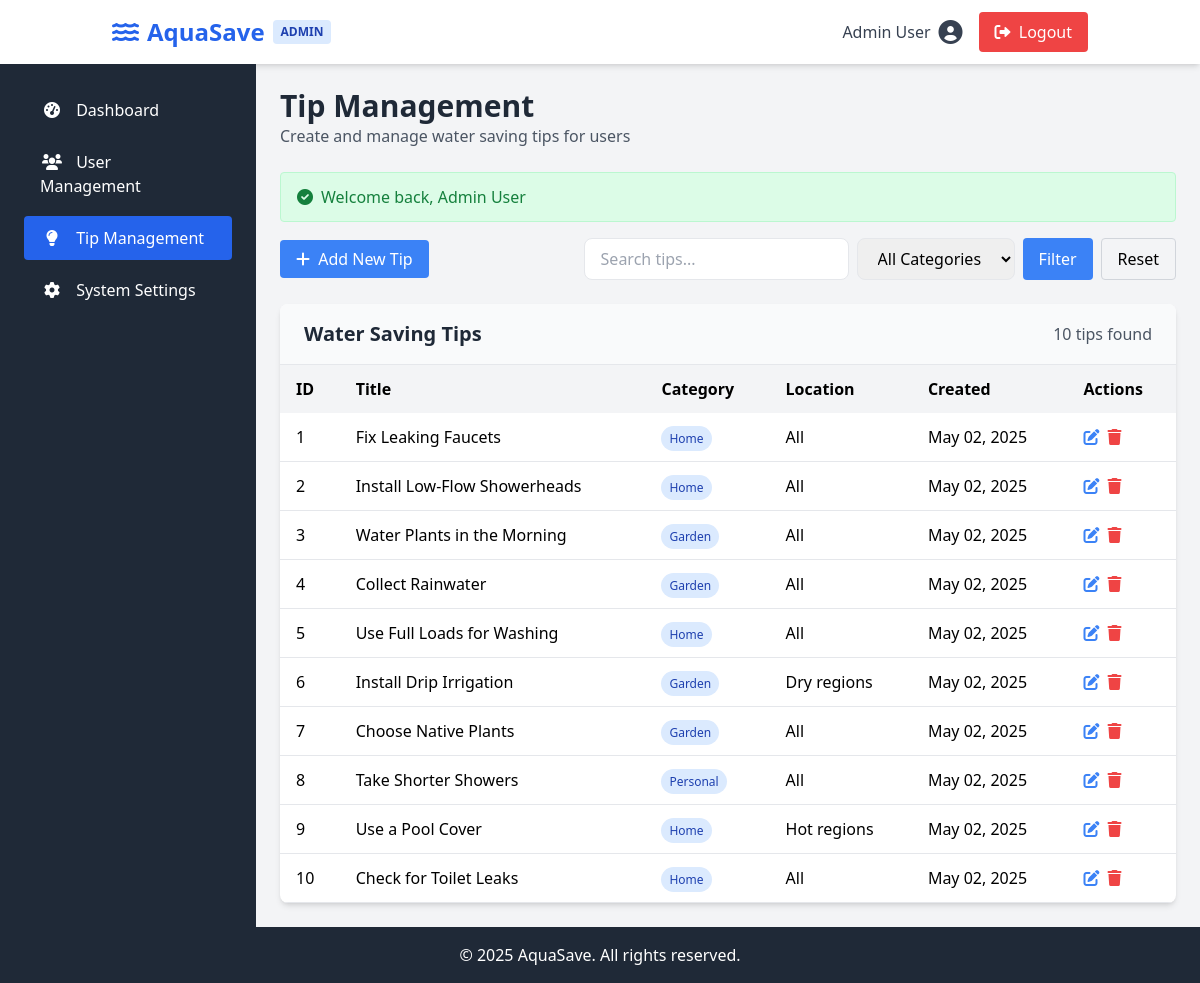
Page /admin/tips.php (signed in) on the committed database.
### tables this page shows
CREATE TABLE IF NOT EXISTS tips (
    id INT AUTO_INCREMENT PRIMARY KEY,
    title VARCHAR(100) NOT NULL,
    content TEXT NOT NULL,
    category VARCHAR(50) NOT NULL,
    location_relevance VARCHAR(100),  
    created_at TIMESTAMP DEFAULT CURRENT_TIMESTAMP
);

### admin/tips.php (the view, shortened to what this page needs)
<?php
require_once '../config.php';
$page_title = 'Tip Management';
$active_page = 'tips';
$title = $content = $category = $location_relevance = '';
$tip_to_edit = null;
$show_form = isset($_GET['action']) && ($_GET['action'] === 'add' || $_GET['action'] === 'edit');
$search = isset($_GET['search']) ? trim(sanitize_input($_GET['search'])) : '';
$conn = connect_db();
$query = "SELECT * FROM tips WHERE 1=1";
$query .= " ORDER BY created_at DESC";
$stmt = $conn->prepare($query);
$stmt->execute();
$tips_result = $stmt->get_result();
?>
<!DOCTYPE html>
<html lang="en">
<head>
    <script src="https://cdn.tailwindcss.com"></script>
    <link rel="stylesheet" href="https://cdnjs.cloudflare.com/ajax/libs/font-awesome/6.0.0/css/all.min.css">
</head>
<body class="bg-gray-100 font-sans min-h-screen flex flex-col">
    <header class="bg-white shadow-md">
        <nav class="container mx-auto px-6 py-3 flex justify-between items-center">
            <div class="flex items-center">
                <a href="../index.php" class="text-2xl font-bold text-blue-600"><i class="fas fa-water mr-2"></i>AquaSave</a>
                <span class="ml-2 px-2 py-1 bg-blue-100 text-blue-800 text-xs font-semibold rounded">ADMIN</span>
            </div>
            <div class="flex items-center space-x-4">
                <div class="relative group">
                    <button class="flex items-center text-gray-700 focus:outline-none">
                        <span class="mr-2"><?php echo $_SESSION['user_name']; ?></span>
                        <i class="fas fa-user-circle text-2xl"></i>
                    </button>
                </div>
                <a href="../auth/logout.php" class="px-4 py-2 bg-red-500 text-white rounded hover:bg-red-600">
                    <i class="fas fa-sign-out-alt mr-1"></i> Logout
                </a>
            </div>
        </nav>
    </header>
    <div class="flex flex-1">
        <aside class="w-64 bg-gray-800 text-white hidden md:block">
            <div class="p-6">
                <nav>
                    <ul class="space-y-2">
                        <li>
                            <a href="index.php" class="block py-2.5 px-4 rounded transition duration-200 <?php echo $active_page === 'dashboard' ? 'bg-blue-600' : 'hover:bg-gray-700'; ?>">
                                <i class="fas fa-tachometer-alt w-6 text-center"></i>
                                <span class="ml-2">Dashboard</span>
                            </a>
                        </li>
                        <li>
                            <a href="users.php" class="block py-2.5 px-4 rounded transition duration-200 <?php echo $active_page === 'users' ? 'bg-blue-600' : 'hover:bg-gray-700'; ?>">
                                <i class="fas fa-users w-6 text-center"></i>
                                <span class="ml-2">User Management</span>
                            </a>
                        </li>
                        <li>
                            <a href="tips.php" class="block py-2.5 px-4 rounded transition duration-200 <?php echo $active_page === 'tips' ? 'bg-blue-600' : 'hover:bg-gray-700'; ?>">
                                <i class="fas fa-lightbulb w-6 text-center"></i>
                                <span class="ml-2">Tip Management</span>
                            </a>
                        </li>
                        <li>
                            <a href="settings.php" class="block py-2.5 px-4 rounded transition duration-200 <?php echo $active_page === 'settings' ? 'bg-blue-600' : 'hover:bg-gray-700'; ?>">
                                <i class="fas fa-cog w-6 text-center"></i>
                                <span class="ml-2">System Settings</span>
                            </a>
                        </li>
                    </ul>
                </nav>
            </div>
        </aside>
        <main class="flex-1 p-6">
            <div class="mb-6">
                <h1 class="text-3xl font-bold text-gray-800"><?php echo $page_title; ?></h1>
                <p class="text-gray-600">Create and manage water saving tips for users</p>
            </div>
            <?php echo display_message(); ?>
            <?php if ($show_form): ?>
                <div class="bg-white p-6 rounded-lg shadow-md mb-6">
                    <h2 class="text-xl font-bold text-gray-800 mb-4">
                        <?php echo isset($tip_to_edit) ? 'Edit Tip' : 'Add New Tip'; ?>
                    </h2>
                    <form method="POST" action="tips.php">
                        <input type="hidden" name="action" value="<?php echo isset($tip_to_edit) ? 'update' : 'add'; ?>">
                        <?php if (isset($tip_to_edit)): ?>
                            <input type="hidden" name="tip_id" value="<?php echo $tip_to_edit['id']; ?>">
                        <?php endif; ?>
                        <div class="mb-4">
                            <label for="title" class="block text-gray-700 mb-2">Title *</label>
                            <input type="text" id="title" name="title" value="<?php echo $title; ?>" class="w-full px-4 py-2 border rounded-lg focus:outline-none focus:ring-2 focus:ring-blue-500" required>
                        </div>
                        <div class="mb-4">
                            <label for="content" class="block text-gray-700 mb-2">Content *</label>
                            <textarea id="content" name="content" rows="5" class="w-full px-4 py-2 border rounded-lg focus:outline-none focus:ring-2 focus:ring-blue-500" required><?php echo $content; ?></textarea>
                        </div>
                        <div class="grid grid-cols-1 md:grid-cols-2 gap-4 mb-6">
                            <div>
                                <label for="category" class="block text-gray-700 mb-2">Category *</label>
                                <select id="category" name="category" class="w-full px-4 py-2 border rounded-lg focus:outline-none focus:ring-2 focus:ring-blue-500" required>
                                    <option value="">Select Category</option>
                                    <option value="Home" <?php echo $category === 'Home' ? 'selected' : ''; ?>>Home</option>
                                    <option value="Garden" <?php echo $category === 'Garden' ? 'selected' : ''; ?>>Garden</option>
                                    <option value="Personal" <?php echo $category === 'Personal' ? 'selected' : ''; ?>>Personal</option>
                                </select>
                            </div>
                            <div>
                                <label for="location_relevance" class="block text-gray-700 mb-2">Location Relevance</label>
                                <input type="text" id="location_relevance" name="location_relevance" value="<?php echo $location_relevance; ?>" placeholder="e.g., 'All' or 'Dry regions, Hot regions'" class="w-full px-4 py-2 border rounded-lg focus:outline-none focus:ring-2 focus:ring-blue-500">
                                <p class="text-sm text-gray-500 mt-1">Enter 'All' for global tips or specific regions separated by commas</p>
                            </div>
                        </div>
                        <div class="flex items-center justify-between">
                            <a href="tips.php" class="px-4 py-2 border border-gray-300 rounded hover:bg-gray-100">Cancel</a>
                            <button type="submit" class="px-4 py-2 bg-blue-500 text-white rounded hover:bg-blue-600">
                                <?php echo isset($tip_to_edit) ? 'Update Tip' : 'Add Tip'; ?>
                            </button>
                        </div>
                    </form>
                </div>
            <?php else: ?>
                <div class="flex flex-wrap justify-between items-center mb-6">
                    <div class="w-full md:w-auto mb-4 md:mb-0">
                        <a href="tips.php?action=add" class="px-4 py-2 bg-blue-500 text-white rounded hover:bg-blue-600">
                            <i class="fas fa-plus mr-1"></i> Add New Tip
                        </a>
                    </div>
                    <div class="w-full md:w-auto">
                        <form method="GET" action="tips.php" class="flex flex-wrap md:flex-nowrap gap-2">
                            <div>
                                <input type="text" name="search" value="<?php echo $search; ?>" placeholder="Search tips..." class="w-full px-4 py-2 border rounded-lg focus:outline-none focus:ring-2 focus:ring-blue-500">
                            </div>
                            <div>
                                <select name="category" class="w-full px-4 py-2 border rounded-lg focus:outline-none focus:ring-2 focus:ring-blue-500">
                                    <option value="">All Categories</option>
                                </select>
                            </div>
                            <div class="flex space-x-2">
                                <button type="submit" class="px-4 py-2 bg-blue-500 text-white rounded hover:bg-blue-600">Filter</button>
                                <a href="tips.php" class="px-4 py-2 border border-gray-300 rounded hover:bg-gray-100">Reset</a>
                            </div>
                        </form>
                    </div>
                </div>
                <div class="bg-white rounded-lg shadow-md overflow-hidden">
                    <div class="px-6 py-4 bg-gray-50 border-b flex justify-between items-center">
                        <h2 class="text-xl font-bold text-gray-800">Water Saving Tips</h2>
                        <span class="text-gray-600"><?php echo $tips_result->num_rows; ?> tips found</span>
                    </div>
                    <?php if ($tips_result->num_rows > 0): ?>
                        <div class="overflow-x-auto">
                            <table class="min-w-full">
                                <thead>
                                    <tr class="bg-gray-100">
                                        <th class="py-3 px-4 text-left">ID</th>
                                        <th class="py-3 px-4 text-left">Title</th>
                                        <th class="py-3 px-4 text-left">Category</th>
                                        <th class="py-3 px-4 text-left">Location</th>
                                        <th class="py-3 px-4 text-left">Created</th>
                                        <th class="py-3 px-4 text-left">Actions</th>
                                    </tr>
                                </thead>
                                <tbody>
                                    <?php while ($tip = $tips_result->fetch_assoc()): ?>
                                        <tr class="border-b hover:bg-gray-50">
                                            <td class="py-3 px-4"><?php echo $tip['id']; ?></td>
                                            <td class="py-3 px-4 font-medium">
                                                <div class="tooltip relative" data-tooltip="<?php echo htmlspecialchars($tip['content']); ?>">
                                                    <?php echo $tip['title']; ?>
                                                </div>
                                            </td>
                                            <td class="py-3 px-4">
                                                <span class="px-2 py-1 rounded-full text-xs bg-blue-100 text-blue-800">
                                                    <?php echo $tip['category']; ?>
                                                </span>
                                            </td>
                                            <td class="py-3 px-4"><?php echo $tip['location_relevance']; ?></td>
                                            <td class="py-3 px-4"><?php echo date('M d, Y', strtotime($tip['created_at'])); ?></td>
                                            <td class="py-3 px-4">
                                                <div class="flex space-x-2">
                                                    <a href="tips.php?action=edit&id=<?php echo $tip['id']; ?>" class="text-blue-500 hover:text-blue-700" title="Edit">
                                                        <i class="fas fa-edit"></i>
                                                    </a>
                                                    <a href="tips.php?action=delete&id=<?php echo $tip['id']; ?>" class="text-red-500 hover:text-red-700" title="Delete" onclick="return confirm('Are you sure you want to delete this tip?');">
                                                        <i class="fas fa-trash"></i>
                                                    </a>
                                                </div>
                                            </td>
                                        </tr>
                                    <?php endwhile; ?>
                                </tbody>
                            </table>
                        </div>
                    <?php else: ?>
                        <div class="p-6 text-center">
                            <p class="text-gray-600">No tips found matching your criteria.</p>
                        </div>
                    <?php endif; ?>
                </div>
            <?php endif; ?>
        </main>
    </div>
    <footer class="bg-gray-800 text-white py-4 mt-auto">
        <div class="container mx-auto px-6 text-center">
            <p>&copy; <?php echo date('Y'); ?> AquaSave. All rights reserved.</p>
        </div>
    </footer>
</body>
</html>

### config.php (shortened to what this page needs)
<?php
function display_message() {
    if (isset($_SESSION['message']) && isset($_SESSION['message_type'])) {
        $message = $_SESSION['message'];
        $message_type = $_SESSION['message_type'];
        $bg_color = 'bg-blue-100 border-blue-200 text-blue-700';
        $icon = '<i class="fas fa-info-circle mr-2"></i>';
        if ($message_type === 'success') {
            $bg_color = 'bg-green-100 border-green-200 text-green-700';
            $icon = '<i class="fas fa-check-circle mr-2"></i>';
        } elseif ($message_type === 'error') {
            $bg_color = 'bg-red-100 border-red-200 text-red-700';
            $icon = '<i class="fas fa-exclamation-circle mr-2"></i>';
        } elseif ($message_type === 'warning') {
            $bg_color = 'bg-yellow-100 border-yellow-200 text-yellow-700';
            $icon = '<i class="fas fa-exclamation-triangle mr-2"></i>';
        }
        return "<div class=\"$bg_color border px-4 py-3 rounded mb-4 flex items-center\">$icon $message</div>";
    }
    return '';
}
?>

### rows in the picture
tips: id "1", title "Fix Leaking Faucets", category "Home", location_relevance "All", created_at "May 02, 2025"
tips: id "2", title "Install Low-Flow Showerheads", category "Home", location_relevance "All", created_at "May 02, 2025"
tips: id "3", title "Water Plants in the Morning", category "Garden", location_relevance "All", created_at "May 02, 2025"
tips: id "4", title "Collect Rainwater", category "Garden", location_relevance "All", created_at "May 02, 2025"
tips: id "5", title "Use Full Loads for Washing", category "Home", location_relevance "All", created_at "May 02, 2025"
tips: id "6", title "Install Drip Irrigation", category "Garden", location_relevance "Dry regions", created_at "May 02, 2025"
tips: id "7", title "Choose Native Plants", category "Garden", location_relevance "All", created_at "May 02, 2025"
tips: id "8", title "Take Shorter Showers", category "Personal", location_relevance "All", created_at "May 02, 2025"
tips: id "9", title "Use a Pool Cover", category "Home", location_relevance "Hot regions", created_at "May 02, 2025"
tips: id "10", title "Check for Toilet Leaks", category "Home", location_relevance "All", created_at "May 02, 2025"

### other values in the picture
$_SESSION['user_name'] "Admin User"
$page_title "Tip Management"
$message "Welcome back, Admin User"
$tips_result->num_rows "10"
